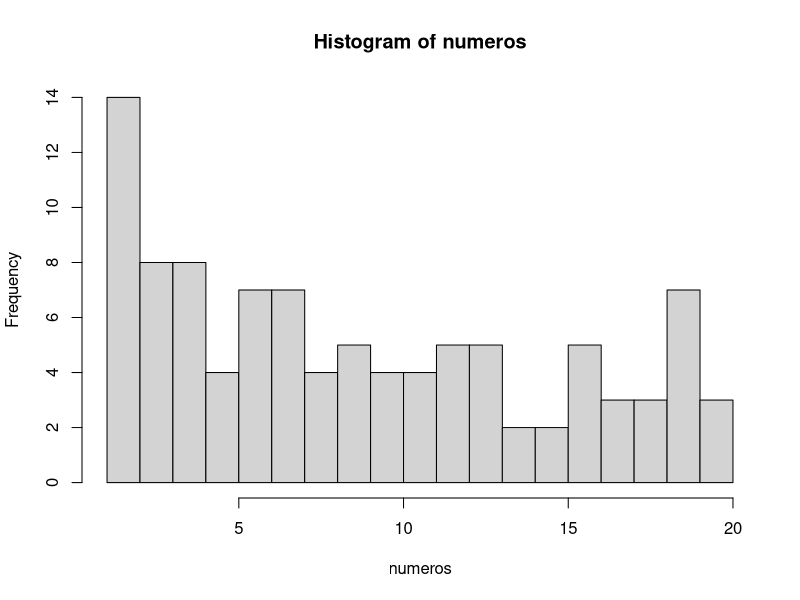

R code for this plot:
## ---- chunk 1
numeros <- sample(1:20, 100, TRUE)
numeros
## ---- chunk 2
mediana <- median(numeros)
mediana
## ---- chunk 3
media <- mean(numeros)
media
## ---- chunk 4
# El argumento breaks nos permite dividir en histograma en las partes que queramos
hist(numeros, breaks = 20)
## ---- chunk 5
tabla.frecuencias <- data.frame(table(numeros))
tabla.frecuencias
## ---- chunk 6
# Con la función seq, creamos una secuencia de 1 a 10 en intervalos de 0.1 en 0.1
secuencia <- seq(1, 10, 0.1)
muestra <- sample(secuencia, 100, TRUE)
muestra
## ---- chunk 7
# Aquí el cálculo de la mediana 
mediana <- median(muestra)
mediana
## ---- chunk 8
# Aquí el cálculo de la media
media <- mean(muestra)
media
## ---- chunk 9
# Aquí el cálculo de la moda
tabla.moda <- data.frame(table(muestra))
tabla.moda
